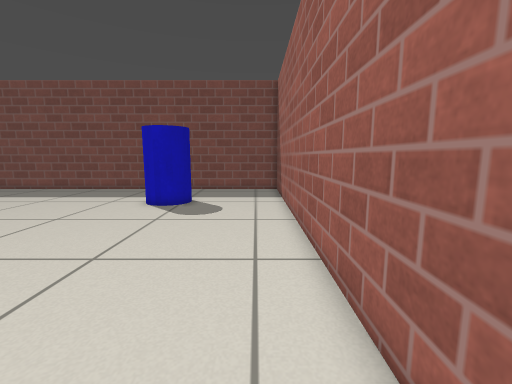
View 1 (above)

14 first-person views from a walk through a Gazebo world. The camera is 0.63 m above the floor, tilts 8° down and sees 90° across. The floor is counted in squares, 0.25 m on a side. Each view is taken from the middle of a square. On the plan, view 1 faces up. The plan holds only what a view shows up to about 17 squares ahead; the rest is blank. Gazebo's built-in surfaces are drawn with simple patterns.

View 2
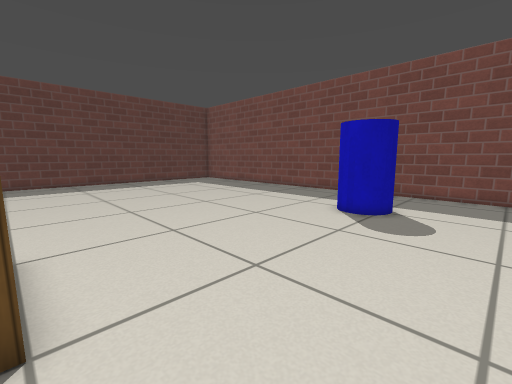

View 3
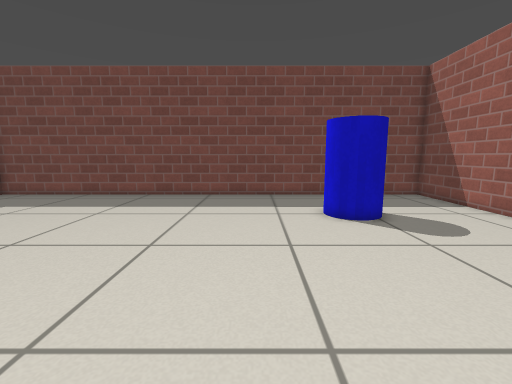

View 4
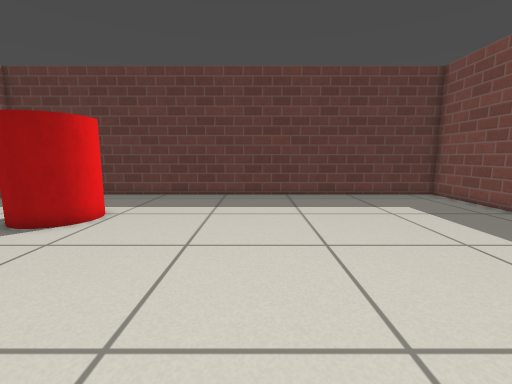

View 5
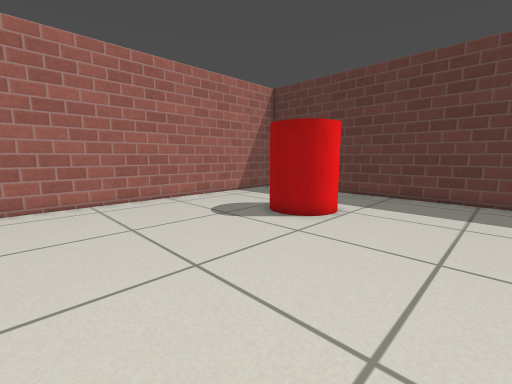

View 6
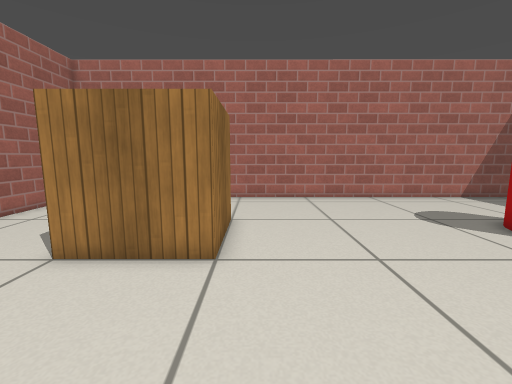

View 7
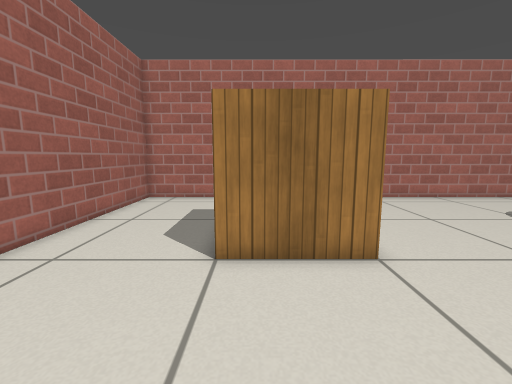

View 8
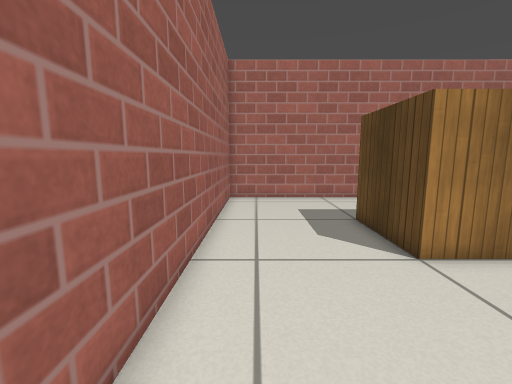

View 9
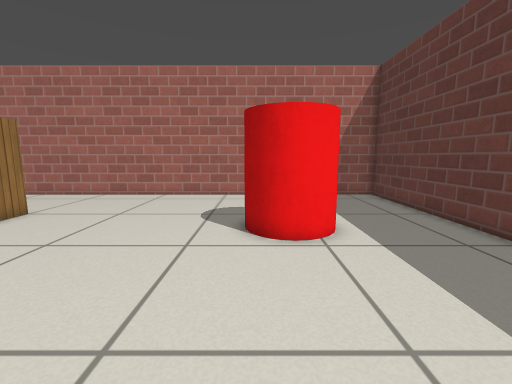

View 10
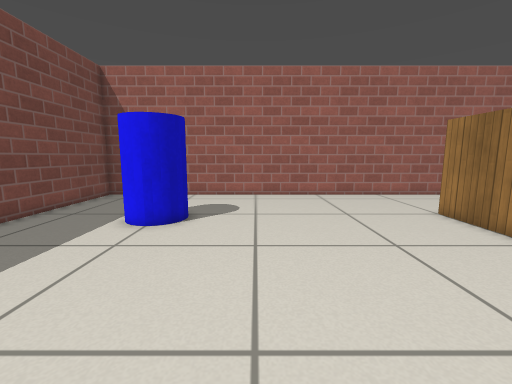

View 11
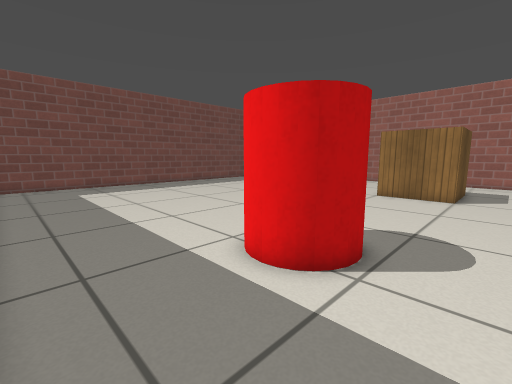

View 12
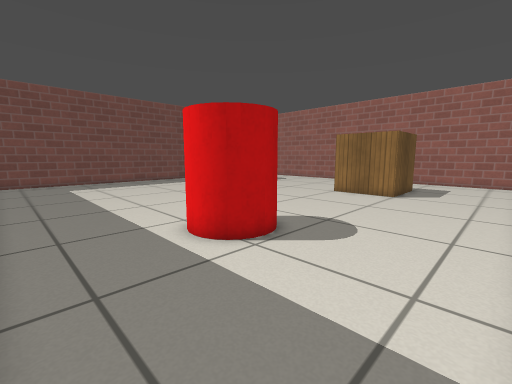

View 13
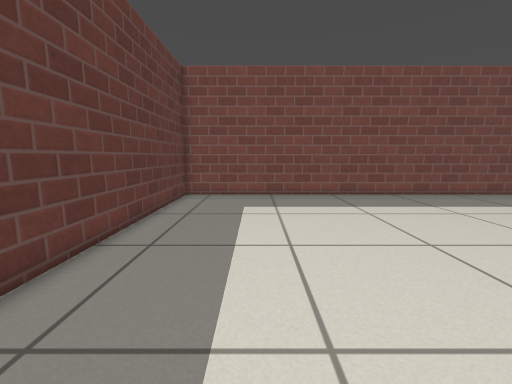

View 14
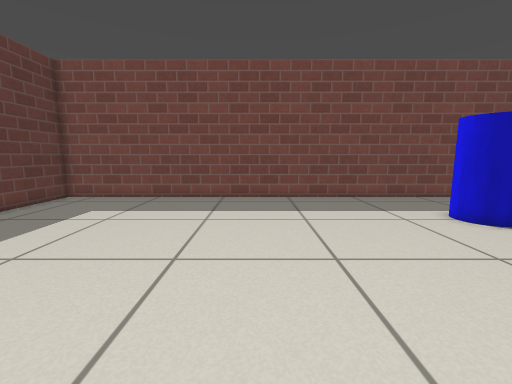

### Floor plan
Key: @ floor where view 1 was taken; # wall or solid block; . floor; C blue cylinder; R crate; E red cylinder.
Columns run from 26 left of view 1 to 2 right of it. Each row starts with its distance up from view 1.
 20 #############################
 19 #...........................#
 18 #...........................#
 17 #...........................#
 16 #...........................#
 15 #...................CC .....#
 14 #...................C C.....#
 13 #...................CCC.....#
 12 #...........................#
 11 #...........................#
 10 #...........................#
  9 #...........................#
  8 #...........................#
  7 #...........................#
  6 #...........................#
  5 #...........................#
  4 #...........................#
  3 #...........................#
  2 #......E..........RRRRR.....#
  1 #....EEEE.........R   R.....#
  0 #....E  E.........R   R...@.#
 -1 #....EEEE.........R   R.....#
 -2 #......E..........RRRRR.....#
 -3 #...........................#
 -4 #...........................#
 -5 #...........................#
 -6 #...........................#
 -7 #...........................#
 -8 #############################

Where each view was taken, in squares from view 1:
view 1: 0 up, 0 right, facing up
view 2: 2 up, 0 right, facing up-left
view 3: 3 up, 9 left, facing up
view 4: 8 up, 9 left, facing left
view 5: 7 up, 9 left, facing down-left
view 6: 8 up, 9 left, facing down
view 7: 8 up, 5 left, facing down
view 8: 8 up, 0 right, facing down
view 9: 9 up, 18 left, facing down
view 10: 10 up, 15 left, facing right
view 11: 4 down, 25 left, facing up-right
view 12: 7 down, 25 left, facing up-right
view 13: 3 up, 21 left, facing up
view 14: 4 up, 14 left, facing up
